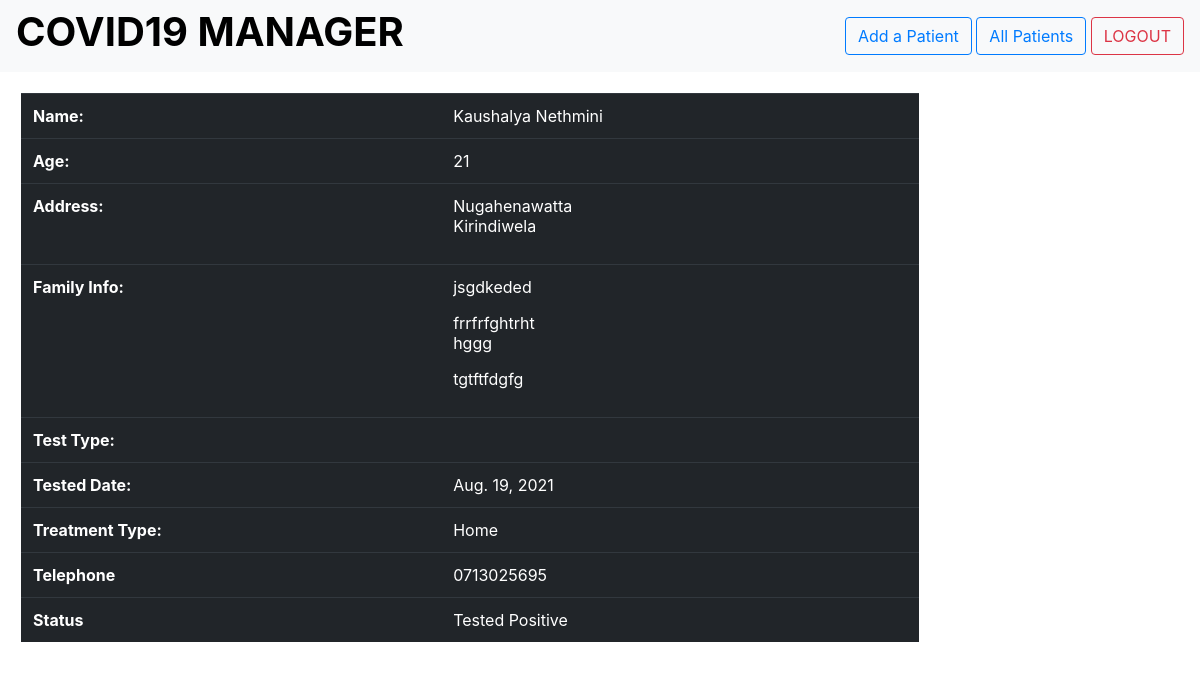
/view_patient/18/ (signed in), run on the app's committed database.
### manager/models.py (models this page shows, shortened)
class Patient(models.Model):
    name = models.CharField(max_length=100)
    age = models.IntegerField()
    address = models.TextField()
    family_info = models.TextField(blank=True)
    test_choices = [
        ('PCR','PCR'),
        ('Antigen','Antigen'),
    ]
    tests = models.CharField(choices=test_choices,max_length=50)
    test_date = models.DateField(verbose_name='Tested Date',
                                            default=timezone.now)
    treatments =[
        ('Home','Home'),
        ('Workplace','Workplace'),
        ('Hospital','Hospital')
    ]
    treatment = models.CharField(max_length=20,choices=treatments)
    treatment_place = models.CharField(max_length=100,blank=True)
    telephone = models.CharField(max_length=10)
    status = [
        ('Tested Positive', 'Positive'),
        ('Quarntined','Qurantined'),
        ('Dead','Dead')
    ]
    patient_status = models.CharField(max_length=25, choices=status)

### manager/views.py (the view)
# urls.py: path('view_patient/<int:id>/',views.view_patient, name='view_patient'),
@login_required
def view_patient(request,id):
    patient = Patient.objects.get(id=id)
    return render(request,'manager/view_patient.html',{'patient':patient})

### templates/manager/view_patient.html (shortened to what this page needs)
{% extends 'base.html' %}
{%load static %}
{% block css %}
<link rel="stylesheet" href="{% static 'base/view_patient.css' %}" type='text/css'>
{% endblock %}
{% block content %}
<div class='info'>
<table class="table table-dark">
    <tbody>
      <tr>
        <th scope="row"> Name: </th>
        <td> {{ patient.name }}</td>
      </tr>
      <tr>
        <th scope="row"> Age: </th>
        <td> {{ patient.age }}</td>
      </tr>
      <tr>
        <th scope="row"> Address: </th>
        <td>{{patient.address|linebreaks}}</td>
      </tr>
      {% if patient.family_info %}
      <tr>
        <th scope="row"> Family Info: </th>
        <td>{{patient.family_info|linebreaks}}</td>
      </tr>
      {%endif%}
      <tr>
        <th scope="row"> Test Type: </th>
        <td>{{patient.tests}}</td>
      </tr>
      <tr>
        <th scope="row"> Tested Date: </th>
        <td>{{patient.test_date}}</td>
      </tr>
      <tr>
        <th scope="row"> Treatment Type:</th>
        <td>{{patient.treatment}}</td>
      </tr>
      <tr>
        <th scope="row">Telephone</th>
        <td>{{patient.telephone}}</td>
      </tr>
      <tr>
        <th scope="row">Status</th>
        <td>{{patient.patient_status}}</td>
      </tr>
    </tbody>
  </table>
  </div>
{% endblock %}

### manager/static/stylesheets/view_patient.css (style rules this page uses)
.info { position: relative; margin-top: 20px; margin-left: 20px; border: 1px solid white; width:75%; }

### data on the page
Patient: name "Kaushalya Nethmini", age "21", address "Nugahenawatta Kirindiwela", family_info "jsgdkeded frrfrfghtrht hggg tgtftfdgfg", test_date "Aug. 19, 2021", treatment "Home", telephone "0713025695", patient_status "Tested Positive"
